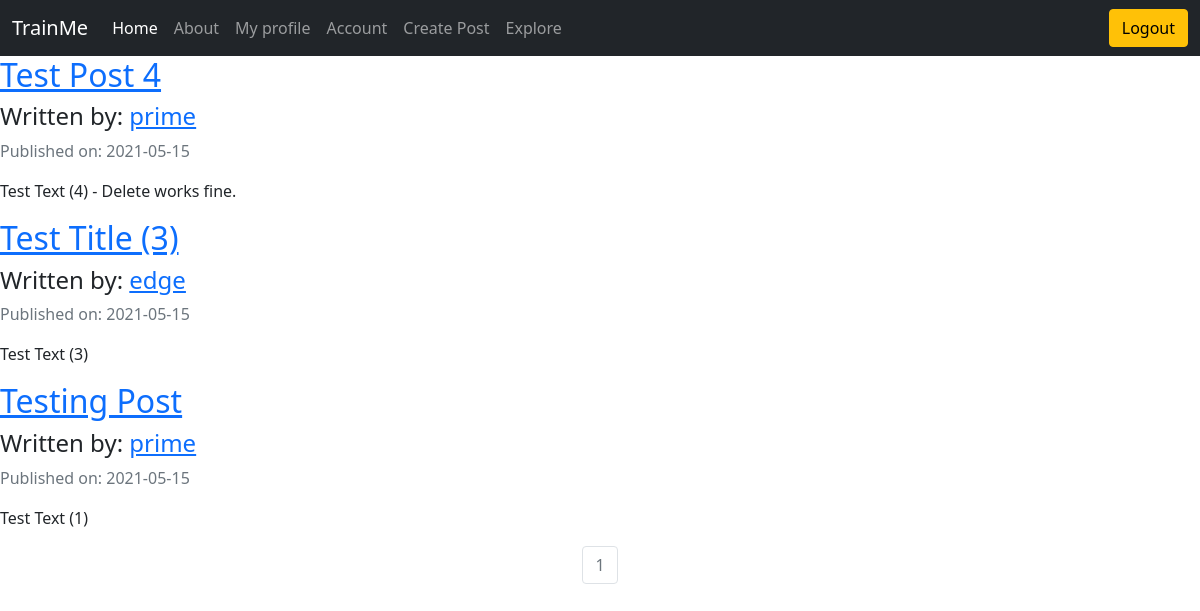
The app's page /explore (signed in) with its own data.
### trainersblog/models.py (models this page shows, shortened)
class TrainerPost(db.Model):
    users = db.relationship(User)
    id = db.Column(db.Integer, primary_key=True)
    user_id = db.Column(db.Integer, db.ForeignKey('users.id'), nullable=False)
    date = db.Column(db.DateTime, nullable=False, default=datetime.utcnow)
    title = db.Column(db.String(140), nullable=False)
    text = db.Column(db.Text, nullable=False)

class User(db.Model, UserMixin):
    __tablename__ = 'users'
    id = db.Column(db.Integer, primary_key=True)
    profile_image = db.Column(
        db.String(64), nullable=False, default='default_profiles.png')
    email = db.Column(db.String(64), unique=True, index=True)
    username = db.Column(db.String(64), unique=True, index=True)
    password_hash = db.Column(db.String(128))
    posts = db.relationship('TrainerPost', backref='author', lazy=True)

### trainersblog/posts/views.py (the view)
@posts.route('/explore')
@login_required
def view_posts():
    page = request.args.get('page', 1, type=int)
    trainer_posts = TrainerPost.query.filter_by().order_by(
        TrainerPost.date.desc()).paginate(page=page, per_page=10)
    return render_template('posts/explore.html', trainer_posts=trainer_posts)

### trainersblog/models.py (called while the page is built)
@login_manager.user_loader
def load_user(user_id):
    return User.query.get(user_id)

### trainersblog/templates/posts/explore.html
{% extends 'base.html' %}
{%block content%}
{% for post in trainer_posts.items %}
    <div>
        <h2>
            <a href="{{url_for('posts.post', post_id=post.id)}}">{{post.title}}</a>
        <h2>
        <h4>
            Written by: <a href="{{url_for('users.user_posts', username=post.author.username)}}">{{post.author.username}}</a>
        </h4>
        <p class='text-muted'>Published on: {{post.date.strftime("%Y-%m-%d")}}</p>
        <p>{{post.text}}</p>
    <div>
{% endfor %}
    <nav aria-label='Page Navigation example'>
        <ul class="pagination justify-content-center">
            {% for page_num in trainer_posts.iter_pages(left_edge=1, right_edge=1, left_current=1, right_current=2) %}
                {% if trainer_posts.page == page_num %}
                    <li class='page-item disabled'>
                        <a class="page-link" href="{{url_for('posts.view_posts', page=page_num)}}">{{ page_num }}</a>
                    </li>
                {% else %}
                    <li class="page-item">
                        <a class="page-link" href="{{url_for('posts.view_posts', page=page_num)}}">{{ page_num }}</a>
                    </li>
                {% endif %}
            {% endfor %}
        </ul>
    </nav>
{%endblock%}

### records on screen
TrainerPost: title "Test Post 4", author.username "prime", date "2021-05-15", text "Test Text (4) - Delete works fine."
TrainerPost: title "Test Title (3)", author.username "edge", date "2021-05-15", text "Test Text (3)"
TrainerPost: title "Testing Post", author.username "prime", date "2021-05-15", text "Test Text (1)"

### other values on screen
{{ page_num }} "1"
